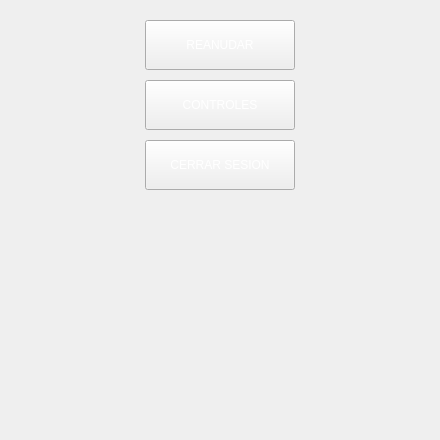
<?xml version="1.0" encoding="UTF-8"?>
<ui version="4.0">
 <class>MenuPausa</class>
 <widget class="QWidget" name="MenuPausa">
  <property name="windowModality">
   <enum>Qt::ApplicationModal</enum>
  </property>
  <property name="enabled">
   <bool>true</bool>
  </property>
  <property name="geometry">
   <rect>
    <x>0</x>
    <y>0</y>
    <width>440</width>
    <height>440</height>
   </rect>
  </property>
  <property name="minimumSize">
   <size>
    <width>440</width>
    <height>440</height>
   </size>
  </property>
  <property name="maximumSize">
   <size>
    <width>440</width>
    <height>440</height>
   </size>
  </property>
  <property name="windowTitle">
   <string>HellBurn</string>
  </property>
  <property name="windowIcon">
   <iconset resource="Imagenes.qrc">
    <normaloff>:/Imagenes/ICONO.png</normaloff>:/Imagenes/ICONO.png</iconset>
  </property>
  <property name="styleSheet">
   <string notr="true">QPushButton{
color: rgb(255, 255, 255);
border-image: url(:/Imagenes/BOTONGRIS.png);
}
QPushButton:hover
{
border-image: url(:/Imagenes/BOTONGRISHOVER.png);
}
QPushButton:pressed
{
border-image: url(:/Imagenes/BOTONGRISPUSH.png);
}
</string>
  </property>
  <widget class="QLabel" name="Marco">
   <property name="geometry">
    <rect>
     <x>0</x>
     <y>0</y>
     <width>440</width>
     <height>440</height>
    </rect>
   </property>
   <property name="text">
    <string/>
   </property>
   <property name="pixmap">
    <pixmap resource="Imagenes.qrc">:/Imagenes/MENUPAUSA.png</pixmap>
   </property>
   <property name="scaledContents">
    <bool>true</bool>
   </property>
  </widget>
  <widget class="QPushButton" name="Reanudar">
   <property name="geometry">
    <rect>
     <x>145</x>
     <y>20</y>
     <width>150</width>
     <height>50</height>
    </rect>
   </property>
   <property name="text">
    <string>REANUDAR</string>
   </property>
  </widget>
  <widget class="QPushButton" name="Controles">
   <property name="geometry">
    <rect>
     <x>145</x>
     <y>80</y>
     <width>150</width>
     <height>50</height>
    </rect>
   </property>
   <property name="text">
    <string>CONTROLES</string>
   </property>
  </widget>
  <widget class="QPushButton" name="Cerrar_Sesion">
   <property name="geometry">
    <rect>
     <x>145</x>
     <y>140</y>
     <width>150</width>
     <height>50</height>
    </rect>
   </property>
   <property name="text">
    <string>CERRAR SESION</string>
   </property>
  </widget>
 </widget>
 <resources>
  <include location="Imagenes.qrc"/>
 </resources>
 <connections/>
</ui>
